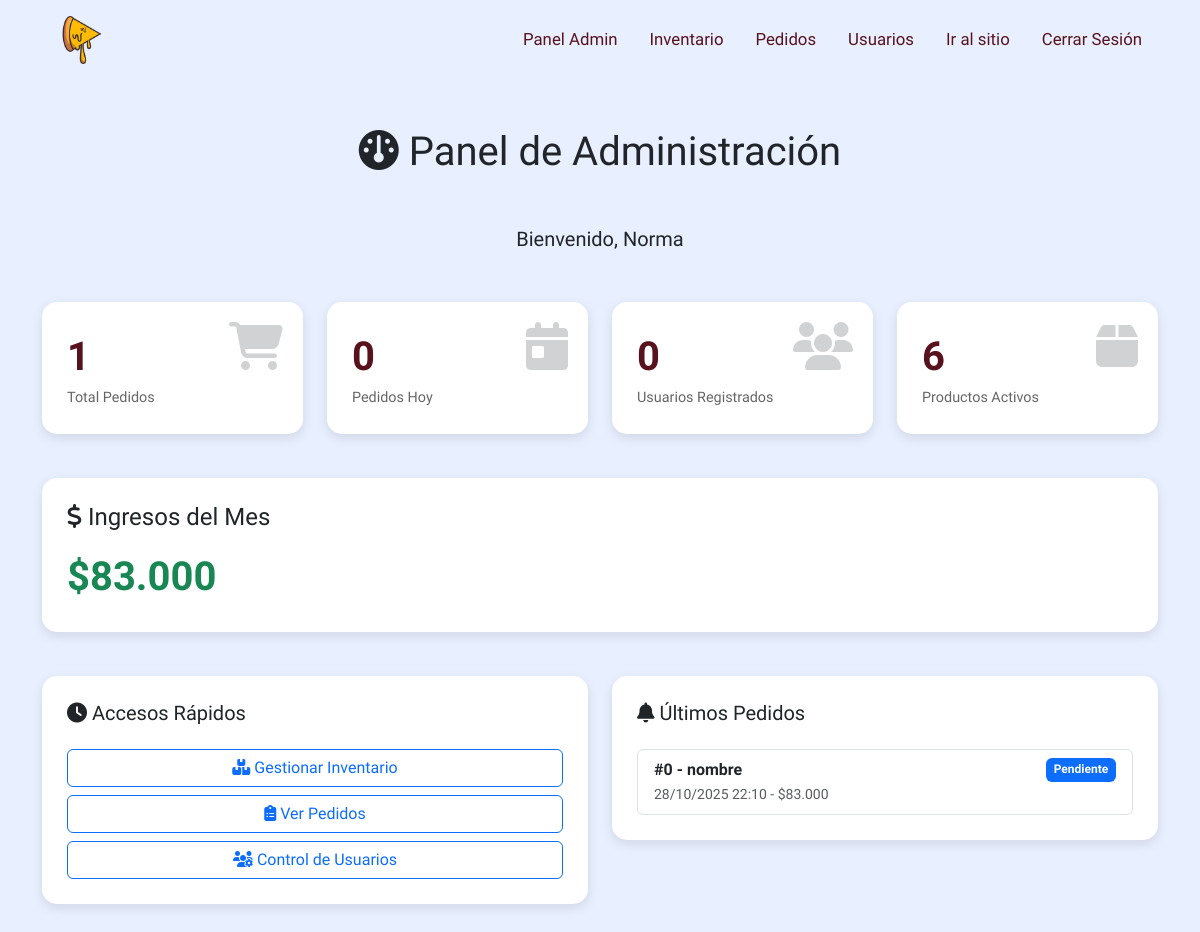
The app's page /main_admin.php (signed in) with its own data.
### tables this page shows
CREATE TABLE `pedidos` (
  `id_pedido` int(11) NOT NULL,
  `id_user` int(11) NOT NULL,
  `nombre_cliente` varchar(100) NOT NULL,
  `telefono_cliente` varchar(20) NOT NULL,
  `direccion_entrega` varchar(255) NOT NULL,
  `total` decimal(10,2) NOT NULL,
  `estado_pedido` enum('Pendiente','En Preparacion','En Camino','Entregado','Cancelado') DEFAULT 'Pendiente',
  `metodo_pago` varchar(50) DEFAULT 'Efectivo',
  `estado_pago` enum('Pendiente','Procesando','Completado','Fallido') DEFAULT 'Pendiente',
  `transaccion_pago` varchar(255) DEFAULT NULL,
  `fecha_creacion` timestamp NOT NULL DEFAULT current_timestamp(),
  `fecha_entrega` timestamp NULL DEFAULT NULL
);

### main_admin.php (the view, shortened to what this page needs)
<?php
    include("libs.php");
    $mysqli = bd_conection();
    $sql_total_pedidos = "SELECT COUNT(*) as total FROM pedidos";
    $total_pedidos = $mysqli->query($sql_total_pedidos)->fetch_assoc()['total'];
    $sql_pedidos_hoy = "SELECT COUNT(*) as total FROM pedidos WHERE DATE(fecha_creacion) = CURDATE()";
    $pedidos_hoy = $mysqli->query($sql_pedidos_hoy)->fetch_assoc()['total'];
    $sql_total_usuarios = "SELECT COUNT(*) as total FROM usuarios WHERE rol = 2";
    $total_usuarios = $mysqli->query($sql_total_usuarios)->fetch_assoc()['total'];
    $sql_total_productos = "SELECT COUNT(*) as total FROM productos WHERE estado = 1";
    $total_productos = $mysqli->query($sql_total_productos)->fetch_assoc()['total'];
    $sql_ingresos_mes = "SELECT SUM(total) as ingresos FROM pedidos WHERE MONTH(fecha_creacion) = MONTH(CURDATE()) AND YEAR(fecha_creacion) = YEAR(CURDATE())";
    $ingresos_mes = $mysqli->query($sql_ingresos_mes)->fetch_assoc()['ingresos'] ?? 0;
?>
<!DOCTYPE html>
<html lang="es">
<head>
    <link href="https://cdn.jsdelivr.net/npm/bootstrap@5.3.8/dist/css/bootstrap.min.css" rel="stylesheet">
    <link rel="stylesheet" href="assets/css/styles.css">
</head>
<body>
    <header>
        <div class="container">
            <div class="row">
                <div class="col-12">
                    <div class="info-header">
                        <nav class="d-flex justify-content-between align-items-center">
                            <div class="main-logo"></div>
                            <ul class="d-flex align-items-center">
                                <li><a href="main_admin.php" class="px-3">Panel Admin</a></li>
                                <li><a href="inventario.php" class="px-3">Inventario</a></li>
                                <li><a href="pedidos.php" class="px-3">Pedidos</a></li>
                                <li><a href="usuarios.php" class="px-3">Usuarios</a></li>
                                <li><a href="index.php" class="px-3">Ir al sitio</a></li>
                                <li><a href="log_out.php" class="px-3">Cerrar Sesión</a></li>
                            </ul>
                        </nav>
                    </div>
                </div>
            </div>
        </div>
    </header>
    <div class="container my-5">
        <div class="row">
            <div class="col-12">
                <h1 class="text-center mb-5">
                    <i class="fa-solid fa-gauge"></i> Panel de Administración
                </h1>
                <p class="text-center lead mb-5">Bienvenido, <?php echo htmlspecialchars($_SESSION["user_name"]); ?></p>
            </div>
        </div>
        <div class="row">
            <div class="col-md-6 col-lg-3">
                <div class="dashboard-card position-relative">
                    <i class="fa-solid fa-shopping-cart stat-icon"></i>
                    <div class="stat-number"><?php echo $total_pedidos; ?></div>
                    <div class="stat-label">Total Pedidos</div>
                </div>
            </div>
            <div class="col-md-6 col-lg-3">
                <div class="dashboard-card position-relative">
                    <i class="fa-solid fa-calendar-day stat-icon"></i>
                    <div class="stat-number"><?php echo $pedidos_hoy; ?></div>
                    <div class="stat-label">Pedidos Hoy</div>
                </div>
            </div>
            <div class="col-md-6 col-lg-3">
                <div class="dashboard-card position-relative">
                    <i class="fa-solid fa-users stat-icon"></i>
                    <div class="stat-number"><?php echo $total_usuarios; ?></div>
                    <div class="stat-label">Usuarios Registrados</div>
                </div>
            </div>
            <div class="col-md-6 col-lg-3">
                <div class="dashboard-card position-relative">
                    <i class="fa-solid fa-box stat-icon"></i>
                    <div class="stat-number"><?php echo $total_productos; ?></div>
                    <div class="stat-label">Productos Activos</div>
                </div>
            </div>
        </div>
        <div class="row mt-4">
            <div class="col-md-12">
                <div class="dashboard-card">
                    <h4 class="mb-3"><i class="fa-solid fa-dollar-sign"></i> Ingresos del Mes</h4>
                    <div class="stat-number text-success">$<?php echo number_format($ingresos_mes, 0, ',', '.'); ?></div>
                </div>
            </div>
        </div>
        <div class="row mt-4">
            <div class="col-md-6">
                <div class="dashboard-card">
                    <h5 class="mb-4"><i class="fa-solid fa-clock"></i> Accesos Rápidos</h5>
                    <div class="d-grid gap-2">
                        <a href="inventario.php" class="btn btn-outline-primary">
                            <i class="fa-solid fa-boxes-stacked"></i> Gestionar Inventario
                        </a>
                        <a href="pedidos.php" class="btn btn-outline-primary">
                            <i class="fa-solid fa-clipboard-list"></i> Ver Pedidos
                        </a>
                        <a href="usuarios.php" class="btn btn-outline-primary">
                            <i class="fa-solid fa-users-gear"></i> Control de Usuarios
                        </a>
                    </div>
                </div>
            </div>
            <div class="col-md-6">
                <div class="dashboard-card">
                    <h5 class="mb-4"><i class="fa-solid fa-bell"></i> Últimos Pedidos</h5>
                    <?php
                    $sql_ultimos = "SELECT p.id_pedido, p.nombre_cliente, p.total, p.estado_pedido, p.fecha_creacion
                                    FROM pedidos p
                                    ORDER BY p.fecha_creacion DESC
                                    LIMIT 5";
                    $result_ultimos = $mysqli->query($sql_ultimos);
                    ?>
                    <div class="list-group">
                        <?php if ($result_ultimos && $result_ultimos->num_rows > 0): ?>
                            <?php while ($pedido = $result_ultimos->fetch_assoc()): ?>
                                <div class="list-group-item">
                                    <div class="d-flex justify-content-between">
                                        <strong>#<?php echo $pedido['id_pedido']; ?> - <?php echo htmlspecialchars($pedido['nombre_cliente']); ?></strong>
                                        <span class="badge bg-primary"><?php echo $pedido['estado_pedido']; ?></span>
                                    </div>
                                    <small class="text-muted">
                                        <?php echo date('d/m/Y H:i', strtotime($pedido['fecha_creacion'])); ?> -
                                        $<?php echo number_format($pedido['total'], 0, ',', '.'); ?>
                                    </small>
                                </div>
                            <?php endwhile; ?>
                        <?php else: ?>
                            <p class="text-muted">No hay pedidos recientes</p>
                        <?php endif; ?>
                    </div>
                </div>
            </div>
        </div>
    </div>
</body>
</html>

### assets/css/styles.css (style rules this page uses)
:root { --main1: #58121e; --main2: #c99b07; --main3: #e8efff; --notification: #ff3d00; --blanco: #ffffff; --red1: #e5383b; --star: #fdc500; --success: #28a745; --shadow: rgba(0, 0, 0, 0.1); }
* { margin: 0; padding: 0; box-sizing: border-box; font-family: "BBH Sans Hegarty", sans-serif; font-weight: 400; font-style: normal; }
body { overflow-x: hidden; background-color: var(--main3); }
ul { list-style: none; margin: 0; padding-left: 0rem; }
a { text-decoration: none; color: inherit; }
.main-logo { display: block; background-image: url(../img/pizza-sin-fondo.png); background-size: cover; background-position: center; background-repeat: no-repeat; width: 80px; height: 80px; }
@media (min-width: 1024px) and (max-width: 1399px) { ul { padding-left: 2rem; } }

### main_admin.php (style rules this page uses)
.dashboard-card { background: white; border-radius: 15px; padding: 25px; box-shadow: 0 4px 12px rgba(0,0,0,0.1); margin-bottom: 20px; transition: transform 0.3s ease; }
.stat-icon { font-size: 3rem; opacity: 0.2; position: absolute; right: 20px; top: 20px; }
.stat-number { font-size: 2.5rem; font-weight: 700; color: var(--main1); }
.stat-label { color: #666; font-size: 0.9rem; }

### records on screen
pedidos: id_pedido "0", nombre_cliente "nombre", estado_pedido "Pendiente", fecha_creacion "28/10/2025 22:10", total "83.000"

### other values on screen
$_SESSION["user_name"] "Norma"
$total_pedidos "1"
$pedidos_hoy "0"
$total_usuarios "0"
$total_productos "6"
$ingresos_mes "83.000"
